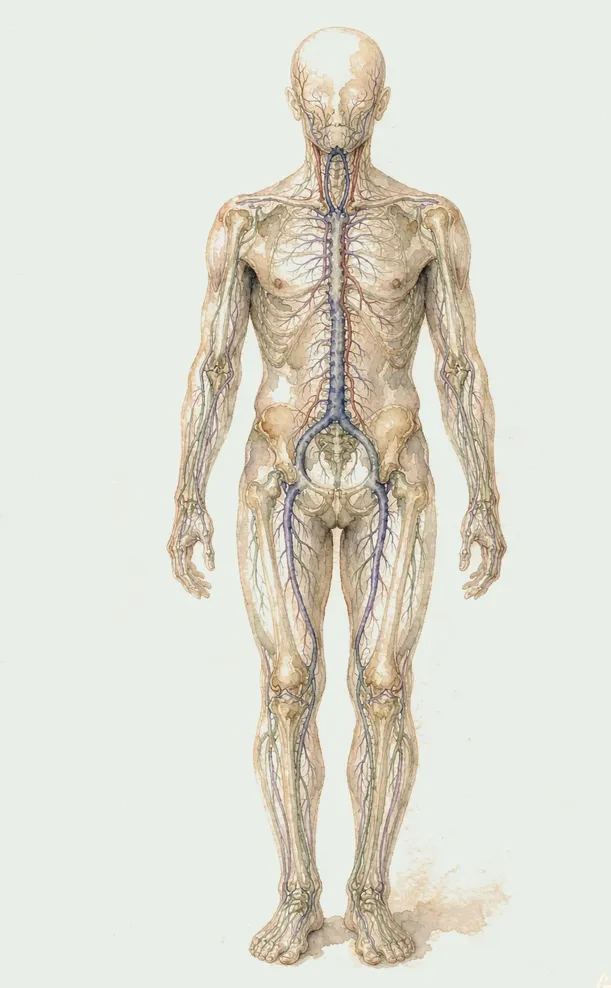
#> input picture admin-front/src/assets/watercolor/processed/hero.webp, 611 x 988 px, shrunk from 928 x 1502 before the run
$ python repaper.py
#> lines starting #> are read from the running program, lines starting #| are printed output that depends on the picture
"""把已合成的图片重新映射到新的纸色。

原理：用四边中位数估出图内纸色 -> 按 Lab 距离生成 alpha -> 合成到目标纸色。
只改底色不改笔触，适合整体换纸色时批量处理。
用法：python repaper.py <目标十六进制色>
"""
import glob
import os
import shutil
import sys

import cv2
import numpy as np

DIR = r"C:\Users\叶壮壮\Desktop\aimin\admin-front\src\assets\watercolor\processed"
TARGET = sys.argv[1] if len(sys.argv) > 1 else "#e9eee8"
T = tuple(int(TARGET[i:i + 2], 16) for i in (1, 3, 5))  # RGB
T_BGR = np.array(T[::-1], dtype=np.float32)


def read(path):
    return cv2.imdecode(np.fromfile(path, dtype=np.uint8), cv2.IMREAD_COLOR)
#> returned value is the input picture: shape (988, 611, 3); mean B, G, R 210.6, 222, 222.2


def write(path, img):
    ok, buf = cv2.imencode(".webp", img, [cv2.IMWRITE_WEBP_QUALITY, 90])
    buf.tofile(path)


def repaper(path):
    img = read(path)
    h, w = img.shape[:2]
#> h = 988; w = 611
    ring = 8
    border = np.concatenate([
        img[0:ring, :, :].reshape(-1, 3),
        img[-ring:, :, :].reshape(-1, 3),
        img[:, 0:ring, :].reshape(-1, 3),
        img[:, -ring:, :].reshape(-1, 3),
    ], axis=0)
    src_paper = np.median(border, axis=0)
#> src_paper = [232, 239, 233]
    src_lab = cv2.cvtColor(np.uint8([[src_paper]]), cv2.COLOR_BGR2LAB)[0, 0].astype(np.float32)
#> src_lab = [239, 125, 131]
    lab = cv2.cvtColor(img, cv2.COLOR_BGR2LAB).astype(np.float32)
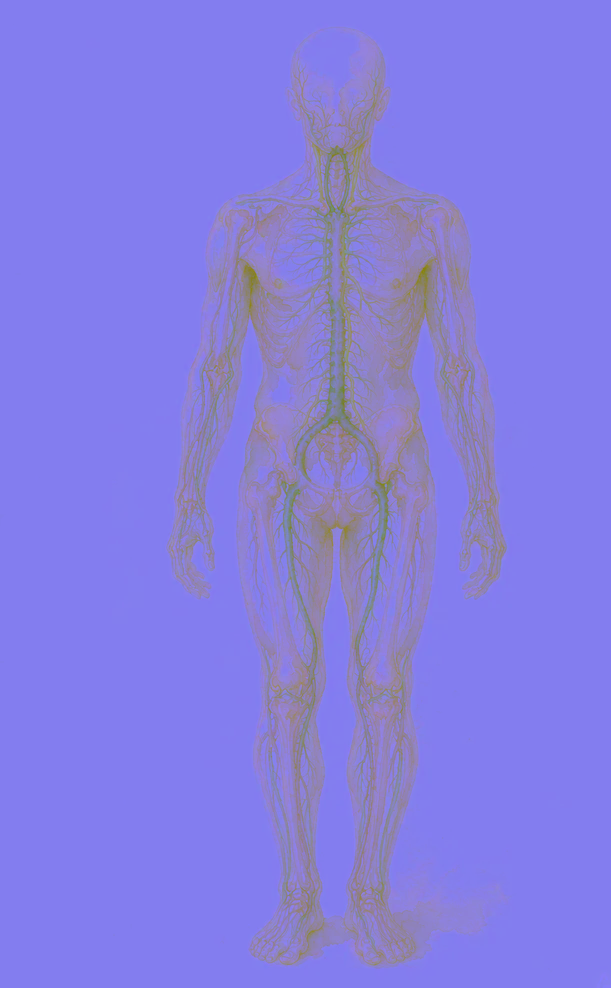
#> lab: shape (988, 611, 3) float32; mean B, G, R 225.1, 126.3, 134
    dist = np.sqrt(((lab - src_lab) ** 2).sum(axis=2))
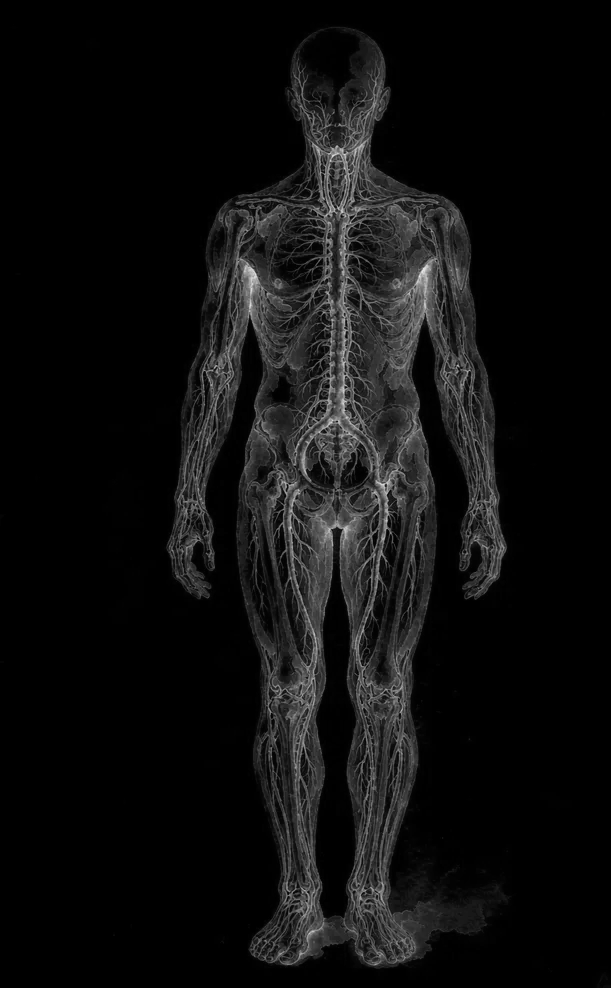
#> dist: shape (988, 611) float32; min 0, max 232.1, mean 15.3
    alpha = np.clip((dist - 3.0) / (12.0 - 3.0), 0, 1)
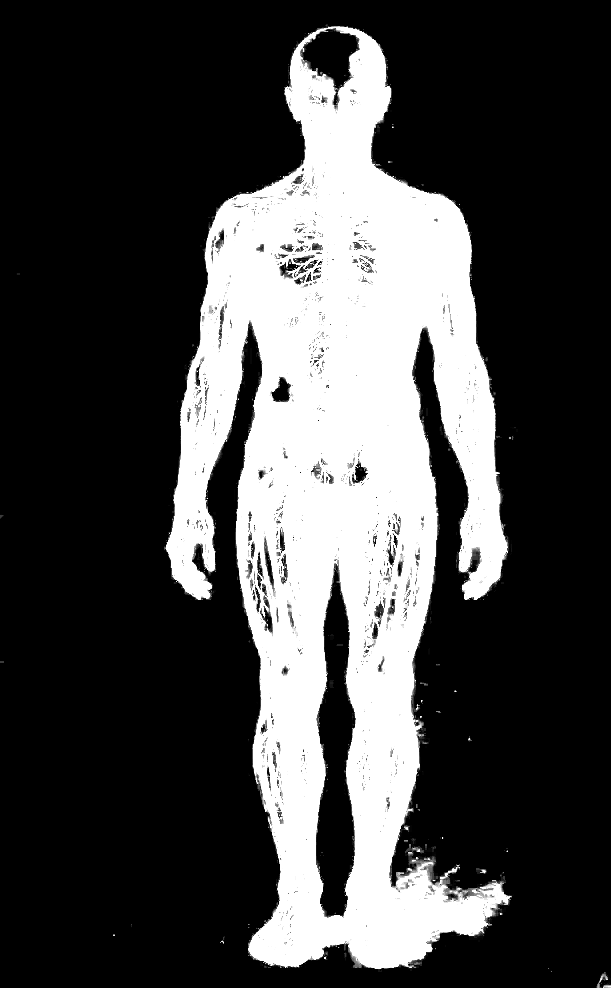
#> alpha: shape (988, 611) float32; min 0, max 1, mean 0.275
    alpha = cv2.GaussianBlur(alpha, (3, 3), 0)[..., None]
#> alpha: shape (988, 611, 1) float32
    out = img.astype(np.float32) * alpha + T_BGR * (1 - alpha)
    out = np.clip(out, 0, 255).astype(np.uint8)
    shutil.copyfile(path, path + ".bak")
    write(path, out)
    print("repaper", os.path.basename(path), "->", TARGET)


for f in ["hero.webp", "hero-bust.webp"]:
    p = os.path.join(DIR, f)
    if os.path.exists(p):
        repaper(p)
#> pass 2 of the loop `for f in ["hero.webp", "hero-bust.webp"]:`:
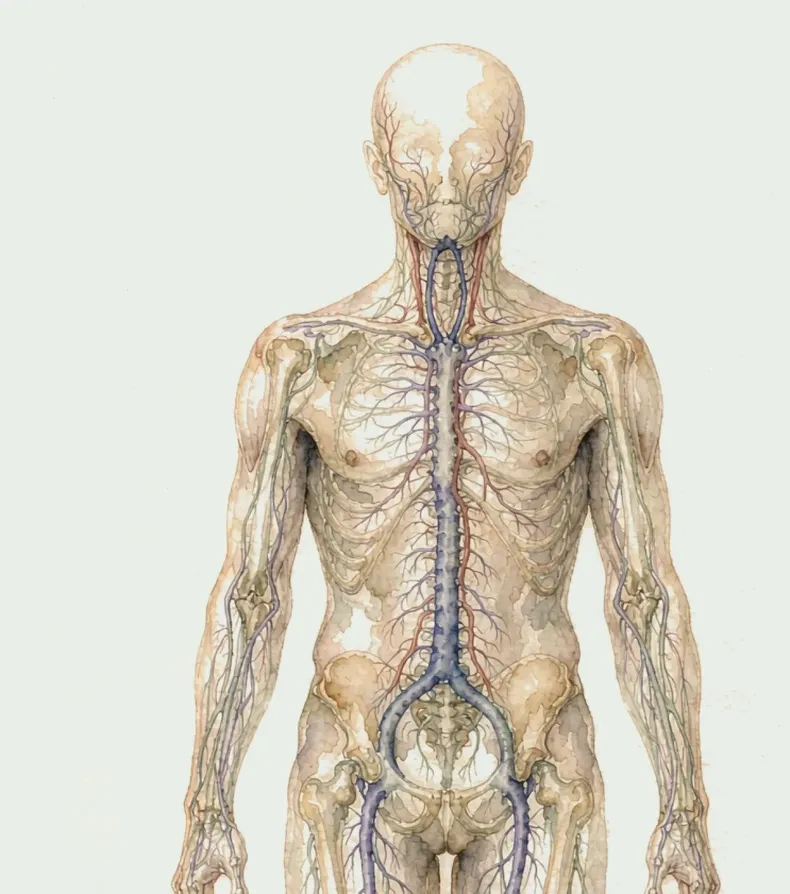
#> input picture admin-front/src/assets/watercolor/processed/hero-bust.webp, 790 x 894 px, shrunk from 1200 x 1358 before the run
#> in read, returned value is the input picture: shape (894, 790, 3); mean B, G, R 200.4, 213.7, 216.6
#> in repaper (call 2), `lab = cv2.cvtColor(img, cv2.COLOR_BGR2LAB).astype(np.float32)`:
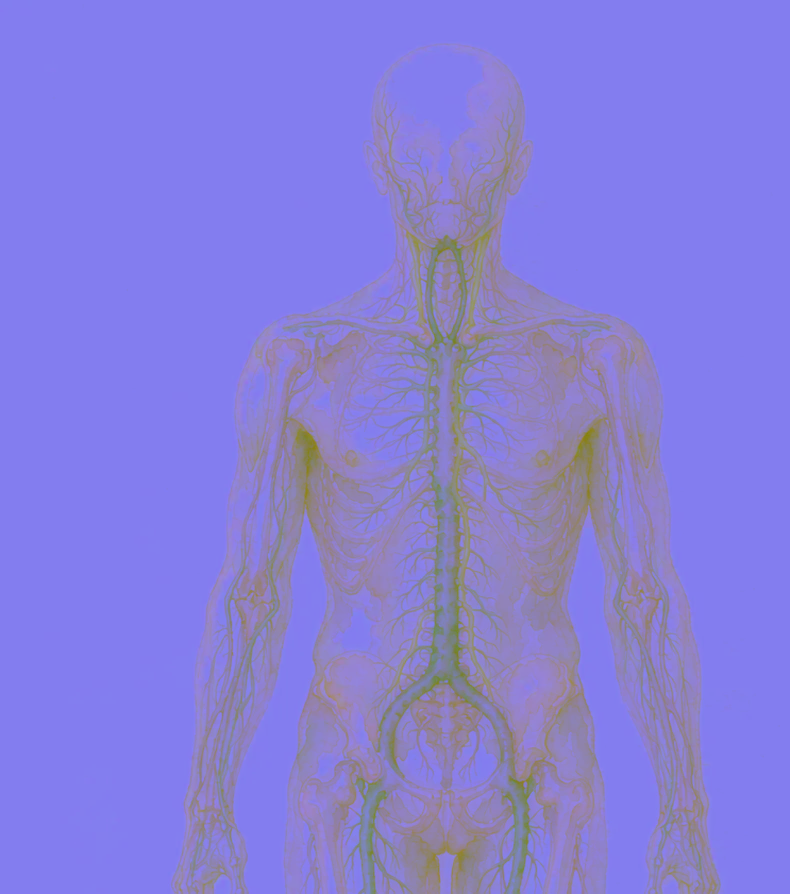
#> lab: shape (894, 790, 3) float32; mean B, G, R 217.7, 127, 135.2
#> dist: shape (894, 790) float32
#> in repaper (call 2), `alpha = np.clip((dist - 3.0) / (12.0 - 3.0), 0, 1)`:
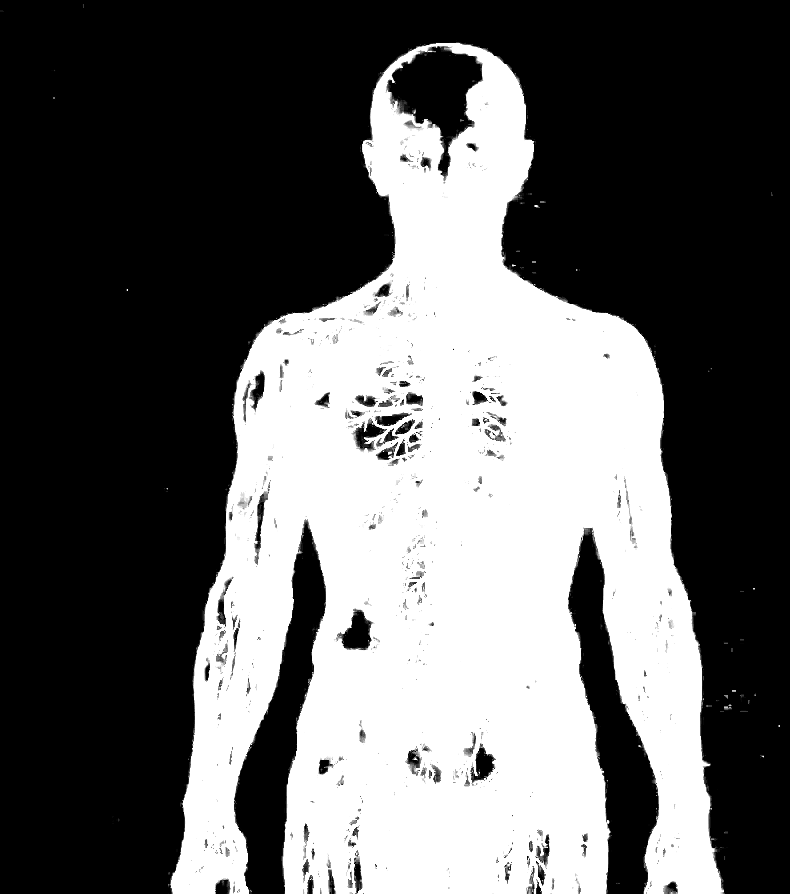
#> alpha: shape (894, 790) float32; min 0, max 1, mean 0.385
